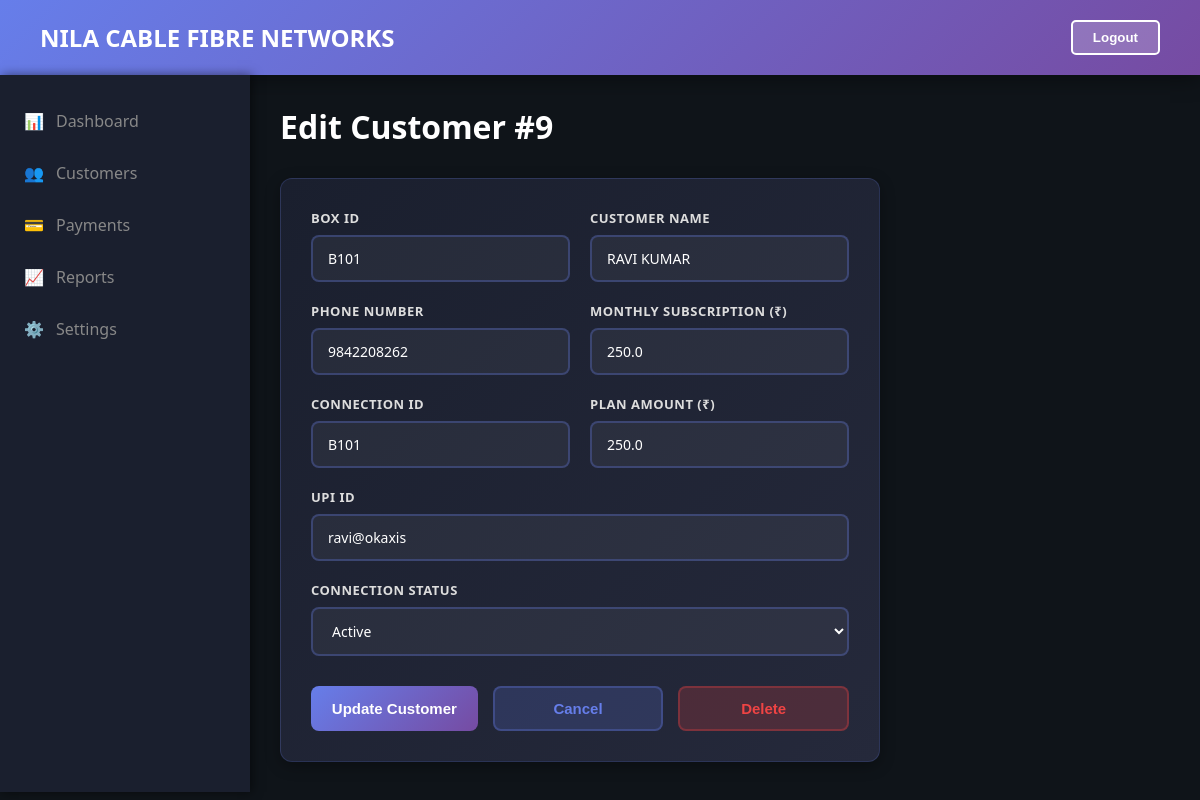
The page /edit-customer/9 on the database its author committed.
### tables this page shows
CREATE TABLE customer (
    customer_id INTEGER PRIMARY KEY AUTOINCREMENT,
    box_id TEXT UNIQUE NOT NULL,
    name TEXT NOT NULL,
    phone TEXT NOT NULL,
    phone_number TEXT NOT NULL,
    subscription REAL NOT NULL,
    status TEXT NOT NULL,
    paid_status TEXT NOT NULL DEFAULT 'unpaid',
    connection_id TEXT,
    plan_amount REAL,
    upi_id TEXT
);

### app.py (the view, shortened to what this page needs)
@app.route("/edit-customer/<int:customer_id>", methods=["GET", "POST"])
def edit_customer_page(customer_id):
    active_customers_count, pending_review_count = get_sidebar_metrics()
    customer = get_customer_by_id(customer_id)
    if not customer:
        return "Customer not found", 404
    return render_template("edit_customer.html", customer=customer,
                           active_customers_count=active_customers_count, pending_review_count=pending_review_count)

### app.py (called while the page is built)
def get_db_connection():
    conn = sqlite3.connect(DATABASE, timeout=30.0)
    conn.execute("PRAGMA journal_mode=WAL;")
    conn.execute("PRAGMA busy_timeout = 30000;")
    conn.row_factory = sqlite3.Row
    return conn

def normalize_customer_row(row):
    if not row:
        return None
    data = dict(row)
    data['customer_id'] = data.get('customer_id') or data.get('id')
    data['id'] = data['customer_id']
    data['phone'] = data.get('phone_number') or data.get('phone')
    data['plan_amount'] = data.get('plan_amount') or data.get('subscription')
    return data

def get_customer_by_id(customer_id):
    conn = get_db_connection()
    row = conn.execute('SELECT * FROM customer WHERE customer_id = ?', (customer_id,)).fetchone()
    conn.close()
    return normalize_customer_row(row)

def get_sidebar_metrics():
    conn = get_db_connection()
    pending_row = conn.execute(
        "SELECT COUNT(*) as cnt FROM payment WHERE status IN ('Needs Verification', 'Unidentified Payment')"
    ).fetchone()
    pending_review_count = pending_row['cnt'] if pending_row else 0
    active_row = conn.execute(
        "SELECT COUNT(*) as cnt FROM customer WHERE LOWER(status) = 'active'"
    ).fetchone()
    active_customers_count = active_row['cnt'] if active_row else 0
    conn.close()
    return active_customers_count, pending_review_count

### templates/edit_customer.html (shortened to what this page needs)
<!DOCTYPE html>
<html lang="en">
<head>
</head>
<body>
    <header>
        <h1>NILA CABLE FIBRE NETWORKS</h1>
        <button onclick="logout()" style="background: rgba(255,255,255,0.2); color: white; border: 2px solid white; padding: 8px 20px; border-radius: 5px; cursor: pointer; font-weight: 600;">Logout</button>
    </header>
    <div class="container">
        <div class="sidebar">
            <div class="nav-item" data-route="/dashboard" onclick="navigateTo('/dashboard')">
                <span>📊</span>
                <span>Dashboard</span>
            </div>
            <div class="nav-item" data-route="/customers" onclick="navigateTo('/customers')">
                <span>👥</span>
                <span>Customers</span>
            </div>
            <div class="nav-item" data-route="/payments" onclick="navigateTo('/payments')">
                <span>💳</span>
                <span>Payments</span>
            </div>
            <div class="nav-item" data-route="/reports" onclick="navigateTo('/reports')">
                <span>📈</span>
                <span>Reports</span>
            </div>
            <div class="nav-item" data-route="/settings" onclick="navigateTo('/settings')">
                <span>⚙️</span>
                <span>Settings</span>
            </div>
        </div>
        <div class="main-content">
            <div class="page-header">
                <h2>Edit Customer #{{ customer['id'] }}</h2>
            </div>
            <div class="form-card">
                <form method="POST">
                    <div class="form-row">
                        <div class="form-group">
                            <label for="box_id">Box ID</label>
                            <input type="text" id="box_id" name="box_id" value="{{ customer['box_id'] }}" required>
                        </div>
                        <div class="form-group">
                            <label for="name">Customer Name</label>
                            <input type="text" id="name" name="name" value="{{ customer['name'] }}" required>
                        </div>
                    </div>
                    <div class="form-row">
                        <div class="form-group">
                            <label for="phone">Phone Number</label>
                            <input type="tel" id="phone" name="phone" value="{{ customer['phone'] }}" required>
                        </div>
                        <div class="form-group">
                            <label for="subscription">Monthly Subscription (₹)</label>
                            <input type="number" id="subscription" name="subscription" value="{{ customer['subscription'] }}" step="0.01" required>
                        </div>
                    </div>
                    <div class="form-row">
                        <div class="form-group">
                            <label for="connection_id">Connection ID</label>
                            <input type="text" id="connection_id" name="connection_id" value="{{ customer.get('connection_id','') }}">
                        </div>
                        <div class="form-group">
                            <label for="plan_amount">Plan Amount (₹)</label>
                            <input type="number" id="plan_amount" name="plan_amount" value="{{ customer.get('plan_amount','') }}" step="0.01">
                        </div>
                    </div>
                    <div class="form-group">
                        <label for="upi_id">UPI ID</label>
                        <input type="text" id="upi_id" name="upi_id" value="{{ customer.get('upi_id','') }}">
                    </div>
                    <div class="form-group">
                        <label for="status">Connection Status</label>
                        <select id="status" name="status" required>
                            <option value="active" {% if customer['status'] == 'active' %}selected{% endif %}>Active</option>
                        </select>
                    </div>
                    <div class="form-actions">
                        <button type="submit" class="btn btn-submit">Update Customer</button>
                        <button type="button" class="btn btn-cancel" onclick="navigateTo('/customers')">Cancel</button>
                        <button type="button" class="btn btn-delete" data-customer-id="{{ customer['id'] }}" onclick="deleteCustomerData(this)">Delete</button>
                    </div>
                </form>
            </div>
        </div>
    </div>
</body>
</html>

### templates/edit_customer.html (style rules this page uses)
* { margin: 0; padding: 0; box-sizing: border-box; }
body { font-family: 'Segoe UI', Tahoma, Geneva, Verdana, sans-serif; background: #0f1419; color: #e0e0e0; }
header { background: linear-gradient(135deg, #667eea 0%, #764ba2 100%); color: white; padding: 20px 40px; display: flex; justify-content: space-between; align-items: center; box-shadow: 0 4px 20px rgba(0, 0, 0, 0.4); }
header h1 { font-size: 24px; }
.container { display: flex; min-height: calc(100vh - 90px); }
.sidebar { width: 250px; background: #1a1f2e; padding: 20px 0; box-shadow: 2px 0 10px rgba(0, 0, 0, 0.5); }
.nav-item { padding: 15px 20px; cursor: pointer; display: flex; align-items: center; gap: 12px; color: #888; transition: all 0.3s; border-left: 4px solid transparent; }
.main-content { flex: 1; padding: 30px; }
.page-header h2 { font-size: 32px; color: #fff; margin-bottom: 30px; font-weight: 700; }
.form-card { background: linear-gradient(135deg, #1a1f2e 0%, #25293b 100%); border: 1px solid rgba(102, 126, 234, 0.2); border-radius: 12px; padding: 30px; max-width: 600px; box-shadow: 0 4px 15px rgba(0, 0, 0, 0.3); }
.form-group { margin-bottom: 20px; }
.form-group label { display: block; margin-bottom: 8px; color: #ddd; font-weight: 600; font-size: 13px; text-transform: uppercase; letter-spacing: 0.5px; }
.form-group input, .form-group select { width: 100%; padding: 12px 15px; border: 2px solid rgba(102, 126, 234, 0.3); background: rgba(255, 255, 255, 0.05); border-radius: 8px; font-size: 14px; color: #fff; transition: all 0.3s ease; font-family: inherit; }
.form-group input::placeholder { color: #666; }
.form-group select option { background: #1a1f2e; color: #fff; }
.form-actions { display: flex; gap: 15px; margin-top: 30px; }
.btn { flex: 1; padding: 12px; border: none; border-radius: 8px; font-size: 15px; font-weight: 600; cursor: pointer; transition: all 0.3s; }
.btn-submit { background: linear-gradient(135deg, #667eea 0%, #764ba2 100%); color: white; }
.btn-cancel { background: rgba(102, 126, 234, 0.2); color: #667eea; border: 2px solid rgba(102, 126, 234, 0.3); }
.btn-delete { flex: 1; background: rgba(239, 68, 68, 0.2); color: #ef4444; border: 2px solid rgba(239, 68, 68, 0.3); }
.form-row { display: grid; grid-template-columns: 1fr 1fr; gap: 20px; }

### rows shown on the page
customer: box_id "B101", name "RAVI KUMAR", phone "9842208262", subscription "250.0", connection_id "B101", plan_amount "250.0", upi_id "ravi@okaxis", status "Active"

### other values the page prints
{{ customer['id'] }} "9"
